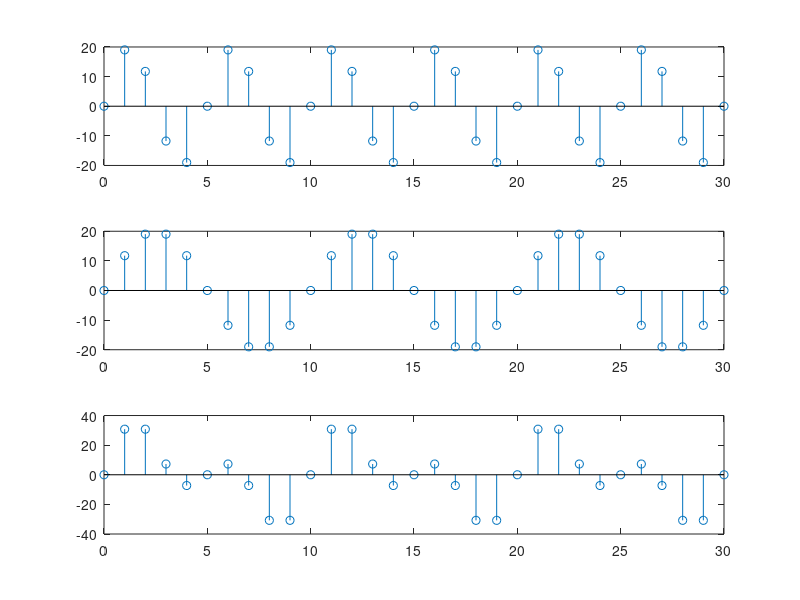

This figure's MATLAB source:
%Lema Henry -  Suma
A=20;
fs=20000;
f1=0.2;
f2=0.1;
t=0:1/fs:30;
x1t=A.*sin(2*pi*f1*t)
x2t=A.*sin(2*pi*f2*t)
subplot(3,1,1), plot(t,x1t);
subplot(3,1,2), plot(t,x2t);
yt=x1t+x2t;
subplot(3,1,3), plot(t,yt);
% Discreta
t=0:1:30;
x1t=A.*sin(2*pi*f1*t)
x2t=A.*sin(2*pi*f2*t)
subplot(3,1,1), stem(t,x1t);
subplot(3,1,2), stem(t,x2t);
yt=x1t+x2t;
subplot(3,1,3), stem(t,yt);